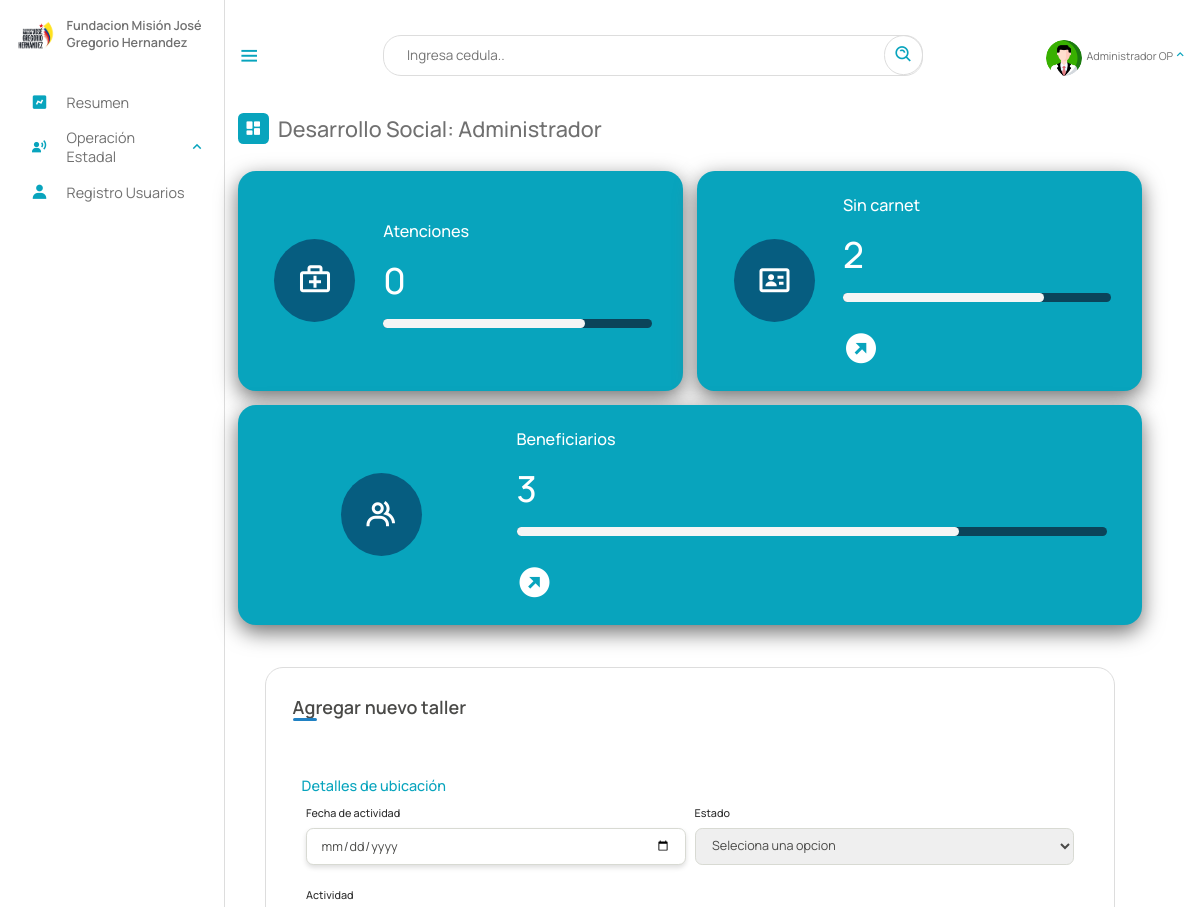
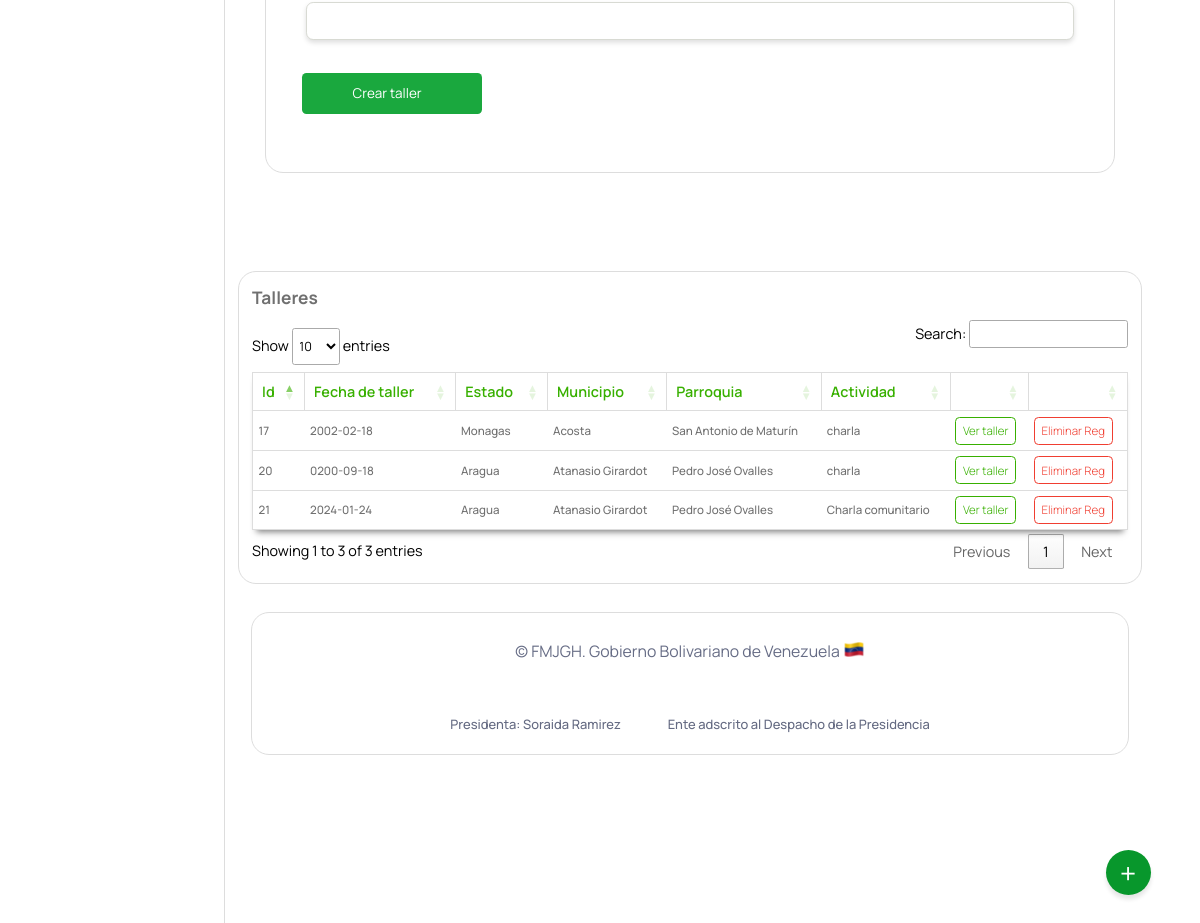
Screenshot of /Escritorio/08-desarrolloSocial-talleres.php (signed in) with the database file from the repository (2 pictures, top to bottom).
### tables this page shows
CREATE TABLE `taller` (
  `id` int(11) NOT NULL AUTO_INCREMENT,
  `fecha_taller` date NOT NULL,
  `estado` varchar(10) NOT NULL,
  `municipio` varchar(20) NOT NULL,
  `parroquia` varchar(10) NOT NULL,
  `actividad` text NOT NULL,
  PRIMARY KEY (`id`),
  KEY `estado` (`estado`,`municipio`),
  KEY `municipio` (`municipio`),
  KEY `parroquia` (`parroquia`),
  CONSTRAINT `taller_ibfk_1` FOREIGN KEY (`estado`) REFERENCES `estados` (`id_estados`) ON DELETE CASCADE,
  CONSTRAINT `taller_ibfk_2` FOREIGN KEY (`municipio`) REFERENCES `municipios` (`id_municipios`) ON DELETE CASCADE,
  CONSTRAINT `taller_ibfk_3` FOREIGN KEY (`parroquia`) REFERENCES `parroquia` (`id`) ON DELETE CASCADE
);

CREATE TABLE `estados` (
  `id_estados` varchar(10) NOT NULL,
  `nombre_estado` text NOT NULL,
  `codigo` varchar(255) NOT NULL,
  PRIMARY KEY (`id_estados`)
);

CREATE TABLE `municipios` (
  `id_municipios` varchar(20) NOT NULL,
  `estado` varchar(10) NOT NULL,
  `nombre` text NOT NULL,
  PRIMARY KEY (`id_municipios`),
  KEY `estado` (`estado`)
);

CREATE TABLE `parroquia` (
  `id` varchar(10) NOT NULL,
  `municipio` varchar(20) NOT NULL,
  `nombre_parroquia` text NOT NULL,
  PRIMARY KEY (`id`),
  KEY `municipio` (`municipio`)
);

### php/01-atenciones.php (called while the page is built, shortened)
<?php
include_once("ManejadorBD.php");
class Atenciones extends ManejadorBD
{
	private $cnn;
	public function __construct($tipoConexion)
	{
		$this->cnn = parent::conectar($tipoConexion);
	}
	public function contarTodasAtencionesa()
	{
		try {
			$stmt = $this->cnn->prepare("SELECT * FROM `atenciones` WHERE fecha_aten IS NOT NULL");
			$stmt->setFetchMode(PDO::FETCH_ASSOC);
			$stmt->execute();
			return $stmt->fetchAll();
		} catch (PDOException $error) {
			echo "Error: ejecutando consulta SQL." . $error->getMessage();
			exit();
		}
	}
}

### php/ManejadorBD.php (called while the page is built, shortened)
<?php
	class ManejadorBD extends PDO {
		public $srv	= SRV;
		public $usr	= USR;
		public $pas	= PAS;
		public $dbn	= BDN;
		public function conectar($tipoConexion){
			try{
				switch ($tipoConexion) {
				    case 1:
				        $dsn = "mysql:host=$this->srv;dbname=$this->dbn";
				        break;
				}
				$dbh = new PDO($dsn, $this->usr, $this->pas);
    			$dbh->setAttribute(PDO::ATTR_ERRMODE, PDO::ERRMODE_EXCEPTION);
			}catch(PDOException $error){
                echo "Error al Conectar con la Base de Datos: ".$error->getMessage();
                exit();
			}
            $this->conexionBD = $dbh;
			return $this->conexionBD;
		}
	}
?>

### php/01-discapacitados.php (called while the page is built, shortened)
<?php
include_once("ManejadorBD.php");
class Discapacitados extends ManejadorBD
{
	private $cnn;
	public function __construct($tipoConexion)
	{
		$this->cnn = parent::conectar($tipoConexion);
	}
	public function consultageneralsincarnet()
	{
		try {
			$stmt = $this->cnn->prepare("SELECT cedula, nombre, apellido, estados.nombre_estado, discapacid_e.nombre_e , telefono, edad, email, certificado FROM `beneficiario` , estados, discapacid_e WHERE certificado = ''and beneficiario.estado = estados.id_estados and beneficiario.discapacidad = discapacid_e.id_e; ");
			$stmt->setFetchMode(PDO::FETCH_ASSOC);
			$stmt->execute();
			return $stmt->fetchAll();
		} catch (PDOException $error) {
			echo "Error: ejecutando consulta SQL." . $error->getMessage();
			exit();
		}
	}
	public function consultarTodosDiscapacitados()
	{
		try {
			$stmt = $this->cnn->prepare("SELECT cedula, nombre, apellido, estado, discapacidad FROM `beneficiario` WHERE 1");
			$stmt->setFetchMode(PDO::FETCH_ASSOC);
			$stmt->execute();
			return $stmt->fetchAll();
		} catch (PDOException $error) {
			echo "Error: ejecutando consulta SQL." . $error->getMessage();
			exit();
		}
	}
}

### php/04-taller.php (called while the page is built, shortened)
<?php
include_once("ManejadorBD.php");
class taller extends ManejadorBD{
        private $cnn;
        public function __construct($tipoConexion){
            $this->cnn = parent::conectar($tipoConexion);
        }
		public function consultarTodosTaller(){
			try{
				$stmt = $this->cnn->prepare("SELECT taller.id, taller.fecha_taller, estados.nombre_estado, municipios.nombre, parroquia.nombre_parroquia, taller.actividad FROM `taller`, estados, municipios, parroquia WHERE taller.estado = estados.id_estados
				and taller.municipio = municipios.id_municipios and taller.parroquia = parroquia.id");
				$stmt->setFetchMode(PDO::FETCH_ASSOC);
				$stmt->execute();
				return $stmt->fetchAll();
	        }catch(PDOException $error) {
				echo "Error: ejecutando consulta SQL.".$error->getMessage();
				exit();
	        }
		}
}
?>

### Escritorio/08-desarrolloSocial-talleres.php (the view, shortened to what this page needs)
<?php
include_once("partearriba.php");
?>
<link rel="stylesheet" type="text/css" href="https://cdn.datatables.net/1.11.3/css/jquery.dataTables.min.css">
<div class="dash-contenido">
    <div class="overview">
        <div class="titulo">
            <i class='bx bxs-dashboard'> </i>
            <span class="link-name">Desarrollo Social: <?php echo $rol ?></span>
        </div>
    </div>
    <div class="boxes">
        <?php
        include_once("../php/01-discapacitados.php");
        $dis = new Discapacitados(1);
        $consulta = $dis->consultarTodosDiscapacitados();
        $sincarnet = $dis->consultageneralsincarnet();
        include_once("../php/01-atenciones.php");
        $aten = new Atenciones(1);
        $atenciones =  $aten->contarTodasAtencionesa();
        ?>
        <div class="box box1">
            <div class="contenedor-box">
                <div class="boxes1">
                    <div class="cont-box">
                        <i class='bx bx-first-aid'></i>
                    </div>
                </div>
                <div class="boxes2">
                    <span class="link-name">Atenciones</span></a>
                    <span class="number"><?php echo count($atenciones) ?></span>
                    <div class="progress">
                        <div class="progress-bar" style="width:75%;">
                        </div>
                    </div>
                </div>
            </div>
        </div>
        <div class="box box1">
            <div class="contenedor-box">
                <div class="boxes1">
                    <div class="cont-box">
                        <i class='bx bx-id-card'></i>
                    </div>
                </div>
                <div class="boxes2">
                    <span class="link-name"><a href="sincarnet.php">Sin carnet </a></span>
                    <span class="number"><?php echo count($sincarnet) ?></span>
                    <div class="progress">
                        <div class="progress-bar" style="width:75%;">
                        </div>
                    </div>
                    <span> <a href="sincarnet.php" class="ir"><i class='bx bxs-right-top-arrow-circle'></i></a></span>
                </div>
            </div>
        </div>
        <div class="box box1">
            <div class="contenedor-box">
                <div class="boxes1">
                    <div class="cont-box">
                        <i class='bx bx-group'></i>
                    </div>
                </div>
                <div class="boxes2">
                    <span class="link-name"><a href="Beneficiarios.php">Beneficiarios </a></span>
                    <span class="number"><?php echo count($consulta); ?></span>
                    <div class="progress">
                        <div class="progress-bar" style="width:75%;">
                        </div>
                    </div>
                    <span> <a href="Beneficiarios.php" class="ir"><i class='bx bxs-right-top-arrow-circle'></i></a></span>
                </div>
            </div>
        </div>
    </div>
    <div class="cont-registro">
        <div class="container">
            <header>
                Agregar nuevo taller
            </header>
            <form action="../php/procesamientotaller.php" method="post" >
                <div class="form first">
                    <div class="details personal">
                        <span class="title">Detalles de ubicación</span>
                        <div class="fields">
                            <div class="input-field dos">
                                <label>Fecha de actividad</label>
                                <input type="date" id="fecha_taller" name="fecha_taller">
                            </div>
                            <div class="input-field">
                                <label>Estado</label>
                                <select name="estado" id="estado" require>
                                <option value="0">Seleciona una opcion</option>
                                </select>
                            </div>
                            <div class="input-field dos">
                                <label>Actividad</label>
                                <input type="text" id="actividad" name="actividad">
                            </div>
                        </div>
                    </div>
                </div>
                <button class="nextBtn" name="registro">
                    <span class="btnText">Crear taller</span>
                </button>
        </div>
    </div>
    <div class="reportes-totales">
    </div>
    <div class="tabla-atencion">
        <h2>Talleres</h2>
        <table id="atencion">
            <thead>
                <tr>
                    <th>Id</th>
                    <th>Fecha de taller</th>
                    <th>Estado</th>
                    <th>Municipio</th>
                    <th>Parroquia</th>
                    <th>Actividad</th>
                    <th></th>
                    <th></th>
                </tr>
            </thead>
            <tbody>
                <?php
                include_once("../php/04-taller.php");
                $aten = new taller(1);
                $consulta = $aten->consultarTodosTaller();
                if ($consulta) {
                    foreach ($consulta as $registros) {
                ?>
                        <tr>
                            <td><?php echo $registros["id"] ?></td>
                            <td><?php echo $registros["fecha_taller"] ?></td>
                            <td><?php echo $registros["nombre_estado"] ?></td>
                            <td><?php echo $registros["nombre"] ?></td>
                            <td><?php echo $registros["nombre_parroquia"] ?></td>
                            <td><?php echo $registros["actividad"] ?></td>
                            <td><a href="08-desarrolloSocial-verTaller.php?id=<?php echo $registros["id"] ?>">Ver taller</a></td>
                            <td><a href="eliminar/eliminar_taller.php?id=<?php echo $registros["id"] ?>" class="eliminar">Eliminar Reg</a></td>
                        </tr>
                <?php
                    }
                }
                ?>
            </tbody>
        </table>
    </div>
    <?php
    include_once("parteabajo.php");
    ?>

### Escritorio/estilo.css (style rules this page uses)
* { font-family: 'Manrope', sans-serif; margin: 0; padding: 0; box-sizing: border-box; scroll-behavior: smooth; }
:root { --body-color: ; --tran-03:all 0.2 ease ; --tran-03:all 0.3s ease ; --tran-03:all 0.4s ease ; --tran-03:all 0.5s ease ; }
body { height: 100vh; background-color: #fff; }
.menu-dash .dash-contenido { padding-top: 45px; }
.menu-dash .titulo { display: flex; align-items: center; margin: 70px 0 30px 0; }
.menu-dash .titulo i { position: relative; height: 35px; width: 35px; background-color: #08A4BD; border-radius: 6px; color: #fff; display: flex; align-items: center; justify-content: center; font-size: 20px; }
.menu-dash .titulo .link-name { font-size: 24PX; font-weight: 500; color: #707070; margin-left: 10px; }
.menu-dash .boxes { display: flex; align-items: normal; justify-content: space-evenly; gap: 1rem; width: 100%; flex-wrap: wrap; }
.menu-dash .boxes .box { width: 400px; flex-grow: 100; }
.contenedor-box { display: flex; width: 100%; height: 100%; box-sizing: border-box; }
.contenedor-box .boxes1, .boxes2 { display: flex; width: 29%; justify-content: center; align-items: center; height: 100%; }
.contenedor-box .boxes1 .cont-box { background-color: #065d80; border-radius: 100%; padding: 25px; }
.contenedor-box .boxes2 { display: flex; flex-direction: column; width: 70%; justify-content: center; align-items: start; height: 100%; gap: 1em; padding: 10px; }
.progress { height:10px; width: 100%; border: 1px solid none; border-radius: 5px; background-color: #0b445a; margin-bottom: 15px; }
.progress-bar { height: 100%; background: whitesmoke; display: flex; align-items: center; transition: width 0.25s; border-radius: 5px; max-width: 100%; }
.menu-dash .boxes .box { padding: 15px 20px; border-radius: 20px; background-color: #08A4BD; width: (100% / 3 - 15px); display: flex; flex-direction: column; align-items: center; box-shadow: 0 .5rem 1.5rem #707070; transition: 0.3s; }
.menu-dash .boxes .box a { text-decoration: none; color: #fff; }
.boxes .box .link-name { white-space: nowrap; font-size: 18px; font-weight: 500; color: #fff; }
.boxes .box .number { white-space: nowrap; font-size: 40px; font-weight: 500; color: #fff; }
.boxes .box i { font-size: 40px; color: #fff; }
.boxes .box.box1 { background-color: #08A4BD; }
.cont-registro { background-color: white; max-width: 100%; margin-top: 2rem ; border-radius: 20px; padding: 15px; }
.container { background-color: #fff; border: 1px solid #ddd; max-width: 100%; border-radius: 20px; padding: 30px; margin: 0 15px; }
.container header { position: relative; font-size: 20px; font-weight: 600; color: #4a4a48; }
.container header::before { content: ""; position: absolute; bottom: -2px; left: 0; height: 3px; width: 27px; border-radius: 8px; background-color: #2081c3; }
.container form { position: relative; margin-top: 16px; padding: 10px; background-color: #fff; }
.first { height: auto; }
.container form .details { margin-top: 30px; display: flex; flex-direction: column; }
.container form .title { display: block; margin-bottom: 8px; font-size: 16px; font-weight: 500; margin: 6px 0; color: #08A4BD; }
.container form .fields { display: flex; align-items: center; justify-content: space-between; flex-wrap: wrap; }
form .fields .input-field { display: flex; width: calc(100%/3 - 20px); flex-direction: column; margin: 4px 5px; flex-grow: 400; flex-basis: 400px; }
.input-field label { font-size: 12px; font-weight: 500; color: #2e2e2e; }
.input-field input, select { outline: none; font-size: 14px; font-weight: 400; color: #4A4A48; border: 1px solid #D8DAD3; border-radius: 8px ; height: 42px; margin: 8px 0; padding: 0 15px; }
.input-field input[type="date"]:valid { color: #4A4A48; }
.container form button { display: flex; color: #fff; align-items: center; justify-content: center; height: 45px; font-weight: 400; max-width: 200px; width: 100%; border: none; border-radius: 5px; outline: none; background-color:#1AA83E; margin: 25px 0; transition: all 0.3 linear; cursor: pointer; gap: 10px; }
.container form .btnText { font-size: 15px; }
table { width: 100%; }

### Escritorio/02-buttons/01-buttons.css (style rules this page uses)
body { margin: 0; padding: 0; }

### rows the page displays
taller: id "17", fecha_taller "2002-02-18", estado.nombre_estado "Monagas", municipio.nombre "Acosta", parroquia.nombre_parroquia "San Antonio de Maturín", actividad "charla"
taller: id "20", fecha_taller "0200-09-18", estado.nombre_estado "Aragua", municipio.nombre "Atanasio Girardot", parroquia.nombre_parroquia "Pedro José Ovalles", actividad "charla"
taller: id "21", fecha_taller "2024-01-24", estado.nombre_estado "Aragua", municipio.nombre "Atanasio Girardot", parroquia.nombre_parroquia "Pedro José Ovalles", actividad "Charla comunitario"

### other values shown
$NombreUsuarioActivo "Administrador OP"
$rol "Administrador"
count($atenciones) "0"
count($sincarnet) "2"
count($consulta) "3"
